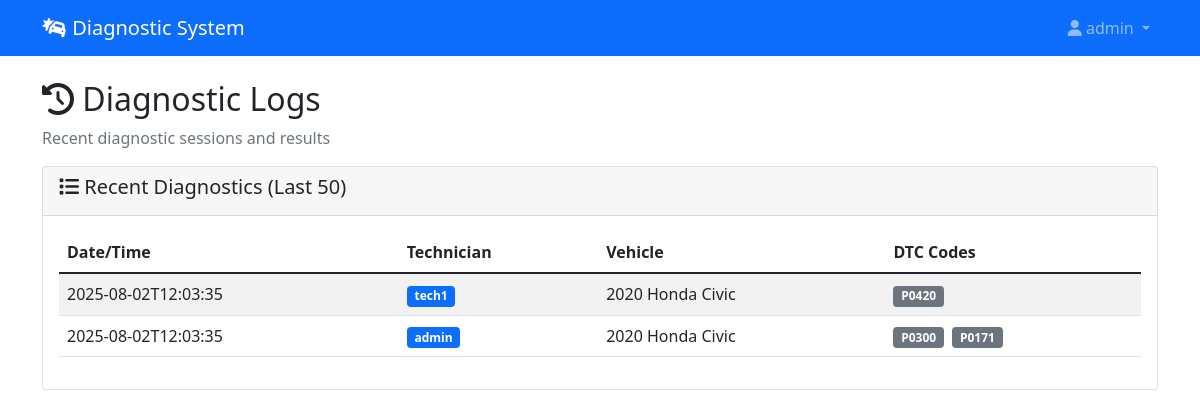
Screenshot of /logs (signed in) with the database file from the repository.
### tables this page shows
CREATE TABLE diagnostic_logs (
                log_id INTEGER PRIMARY KEY AUTOINCREMENT,
                user_id INTEGER,
                vehicle_info TEXT,
                dtc_codes TEXT,
                diagnosis_result TEXT,
                timestamp TEXT,
                FOREIGN KEY (user_id) REFERENCES users (user_id)
            );

CREATE TABLE users (
                user_id INTEGER PRIMARY KEY AUTOINCREMENT,
                username TEXT UNIQUE NOT NULL,
                password_hash TEXT NOT NULL,
                email TEXT UNIQUE NOT NULL,
                role TEXT NOT NULL DEFAULT 'technician',
                created_date TEXT NOT NULL,
                last_login TEXT,
                is_active BOOLEAN DEFAULT 1
            );

### app.py (the view)
@app.route('/logs')
@login_required
@permission_required('can_view_logs')
def view_logs():
    conn = sqlite3.connect(diagnostic_system.user_manager.db_path)
    cursor = conn.cursor()
    cursor.execute('''
        SELECT dl.timestamp, u.username, dl.vehicle_info, dl.dtc_codes
        FROM diagnostic_logs dl
        JOIN users u ON dl.user_id = u.user_id
        ORDER BY dl.timestamp DESC
        LIMIT 50
    ''')
    logs = []
    for row in cursor.fetchall():
        vehicle_info = json.loads(row[2])
        dtc_codes = json.loads(row[3])
        logs.append({
            'timestamp': row[0],
            'technician': row[1],
            'vehicle': f"{vehicle_info.get('year', '')} {vehicle_info.get('make', '')} {vehicle_info.get('model', '')}",
            'codes': ', '.join(dtc_codes)
        })
    conn.close()
    return render_template('logs.html', logs=logs)

### app.py (called while the page is built)
def login_required(f):
    @wraps(f)
    def decorated_function(*args, **kwargs):
        if 'user_id' not in session:
            return redirect(url_for('login'))
        return f(*args, **kwargs)
    return decorated_function

def permission_required(permission):
    def decorator(f):
        @wraps(f)
        def decorated_function(*args, **kwargs):
            if 'user_id' not in session:
                return redirect(url_for('login'))
            permissions = diagnostic_system.user_manager.get_user_permissions(session['user_id'])
            if not permissions.get(permission, False):
                flash('Access denied. Insufficient permissions.', 'error')
                return redirect(url_for('dashboard'))
            return f(*args, **kwargs)
        return decorated_function
    return decorator

### templates/logs.html (shortened to what this page needs)
{% extends "base.html" %}
{% block content %}
<div class="row">
    <div class="col-12">
        <h2><i class="fas fa-history"></i> Diagnostic Logs</h2>
        <p class="text-muted">Recent diagnostic sessions and results</p>
    </div>
</div>
<div class="row">
    <div class="col-12">
        <div class="card">
            <div class="card-header">
                <h5><i class="fas fa-list"></i> Recent Diagnostics (Last 50)</h5>
            </div>
            <div class="card-body">
                {% if logs %}
                <div class="table-responsive">
                    <table class="table table-striped">
                        <thead>
                            <tr>
                                <th>Date/Time</th>
                                <th>Technician</th>
                                <th>Vehicle</th>
                                <th>DTC Codes</th>
                            </tr>
                        </thead>
                        <tbody>
                            {% for log in logs %}
                            <tr>
                                <td>{{ log.timestamp[:19] }}</td>
                                <td>
                                    <span class="badge bg-primary">{{ log.technician }}</span>
                                </td>
                                <td>{{ log.vehicle }}</td>
                                <td>
                                    {% for code in log.codes.split(', ') %}
                                    <span class="badge bg-secondary me-1">{{ code }}</span>
                                    {% endfor %}
                                </td>
                            </tr>
                            {% endfor %}
                        </tbody>
                    </table>
                </div>
                {% endif %}
            </div>
        </div>
    </div>
</div>
{% endblock %}

### rows the page displays
diagnostic_logs: timestamp "2025-08-02T12:03:35", technician "tech1", vehicle "2020 Honda Civic", code "P0420"
diagnostic_logs: timestamp "2025-08-02T12:03:35", technician "admin", vehicle "2020 Honda Civic", code "P0300" "P0171"

### other values shown
{{ session.username }} "admin"
